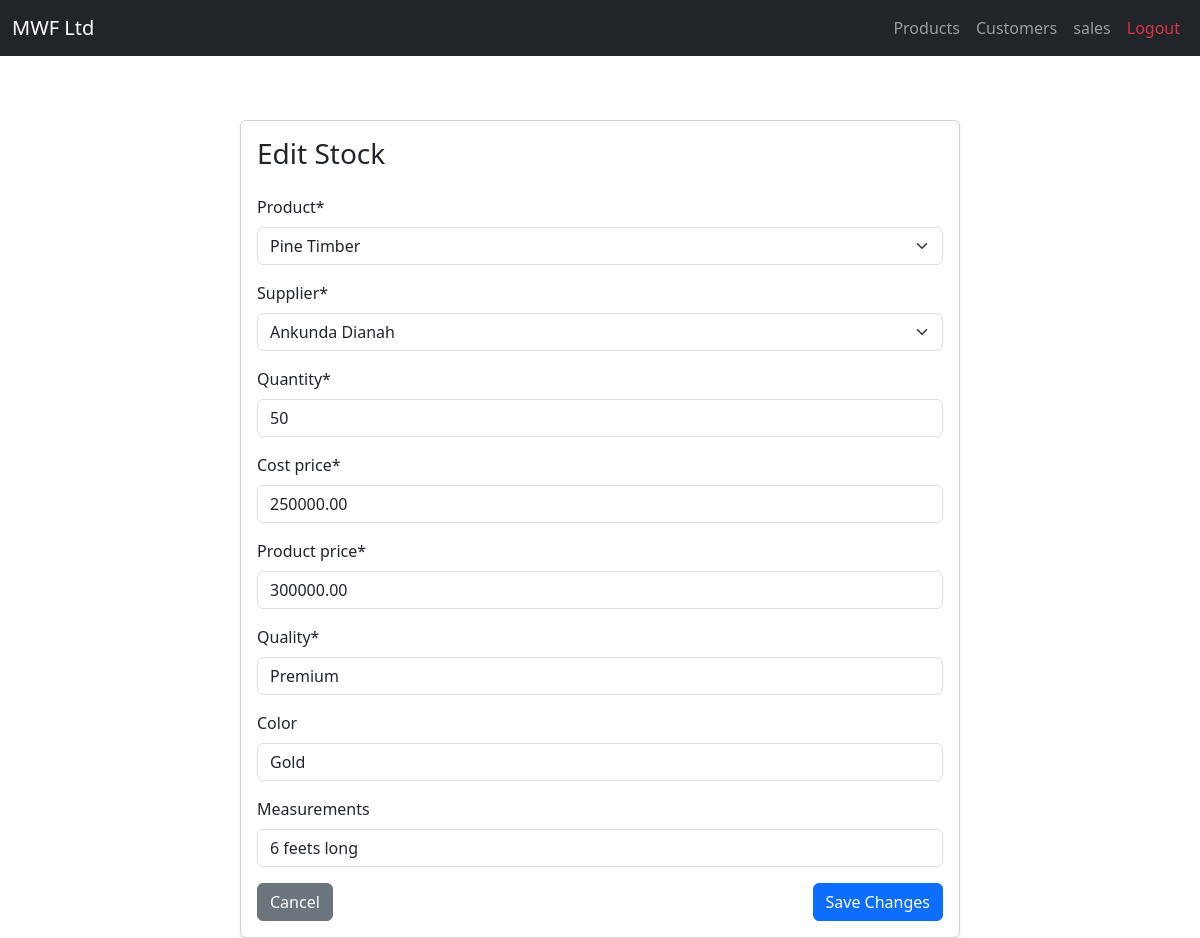
/stock/edit/1/, run on the app's committed database.
### stock/models.py (models this page shows, shortened)
class StockEntry(models.Model):
    product = models.ForeignKey(Product, on_delete=models.CASCADE)
    supplier = models.ForeignKey(Supplier, on_delete=models.SET_NULL, null=True)
    quantity = models.PositiveIntegerField()
    cost_price = models.DecimalField(max_digits=10, decimal_places=2)
    product_price = models.DecimalField(max_digits=10, decimal_places=2)
    quality = models.CharField(max_length=50)
    color = models.CharField(max_length=30, blank=True, null=True)
    measurements = models.CharField(max_length=100, blank=True, null=True)
    date_received = models.DateField(auto_now_add=True)

### stock/views.py (the view)
# urls.py: path('edit/<int:pk>/', views.edit_stock, name='edit_stock'),
def edit_stock(request, pk):
    stock = get_object_or_404(StockEntry, pk=pk)
    if request.method == 'POST':
        form = StockEntryForm(request.POST, instance=stock)
        if form.is_valid():
            form.save()
            messages.success(request, 'Stock updated successfully!')
            return redirect('stock_list')
    else:
        form = StockEntryForm(instance=stock)
    return render(request, 'edit_stock.html', {'form': form})

### stock/forms.py (shortened to what this page needs)
class StockEntryForm(forms.ModelForm):
    class Meta:
        model = StockEntry
        fields = ['product',
            'supplier',
            'quantity',
            'cost_price',
            'product_price',
            'quality',
            'color',
            'measurements',
        ]
        error_messages = {
            'product': {'required': 'please enter the Product .'},
            'supplier': {'required': 'please enter the supplier.'},
            'cost_price': {'required': 'please enter the Cost price .'},
            'product_price': {'required': 'please enter the Selling price .'},
            'quantity': {
                'required': ' please enter the quantity .',
                'invalid': 'Enter a valid number.'
            },
            'quality': {'required': 'please enter the quality'}
        }

### products/models.py (called while the page is built)
    def __str__(self):
        return self.name

### suppliers/models.py (called while the page is built)
    def __str__(self):
        return self.name

### stock/templates/edit_stock.html (shortened to what this page needs)
{% extends 'base.html' %}
{% load crispy_forms_tags %}
{% block content %}
<div class="container mt-5">
    <div class="row justify-content-center">
        <div class="col-lg-8">
            <div class="card shadow-sm">
                <div class="card-body">
                    <h3 class="mb-4">Edit Stock</h3>
                    <form method="POST">
                        {{ form | crispy }}
                        <div class="d-flex justify-content-between mt-3">
                            <a href="{% url 'stock_list' %}" class="btn btn-secondary">Cancel</a>
                            <button type="submit" class="btn btn-primary">Save Changes</button>
                        </div>
                    </form>
                </div>
            </div>
        </div>
    </div>
</div>
{% endblock %}

### data on the page
StockEntry: product "Pine Timber", supplier "Ankunda Dianah", quantity "50", cost_price "250000.00", product_price "300000.00", quality "Premium", color "Gold", measurements "6 feets long"
